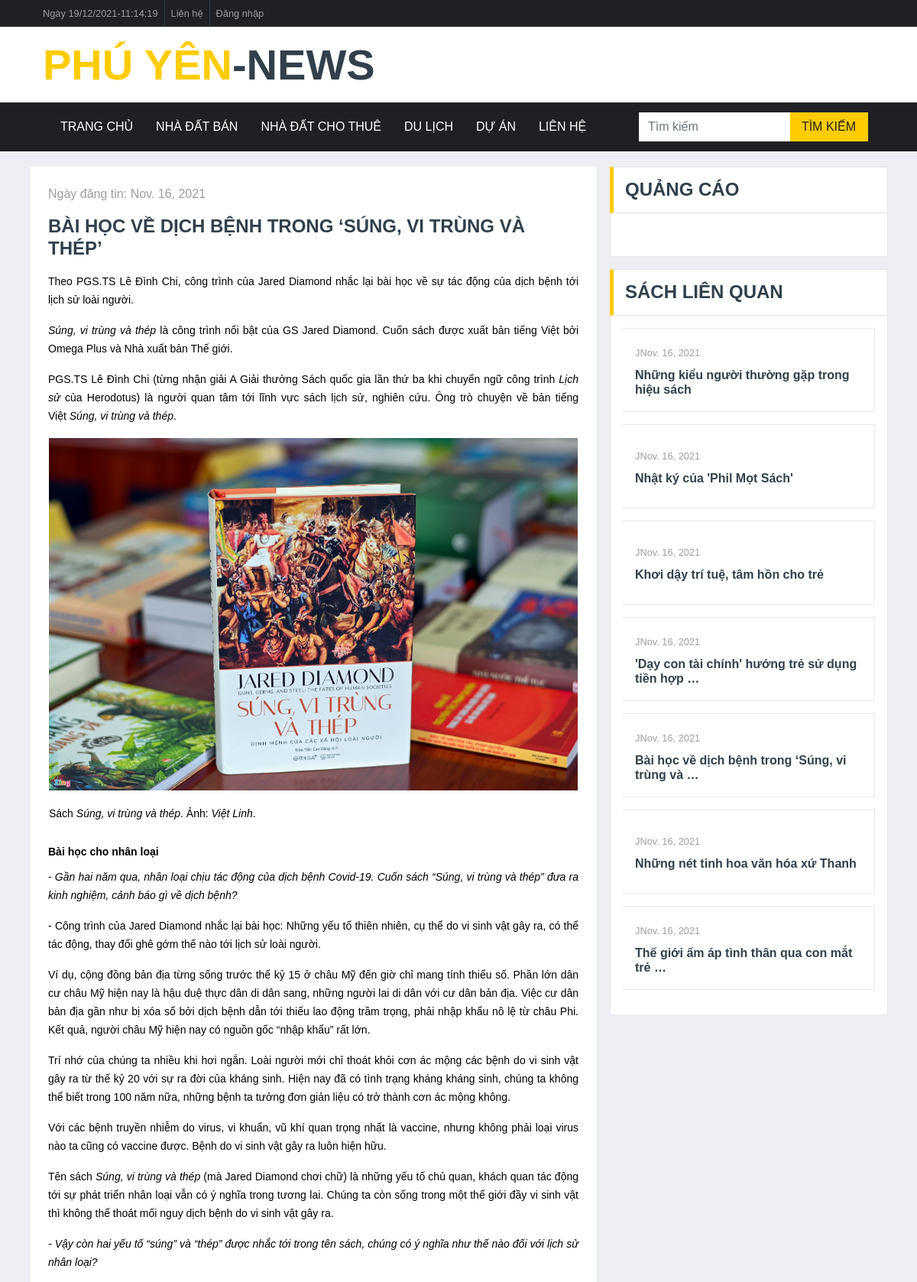
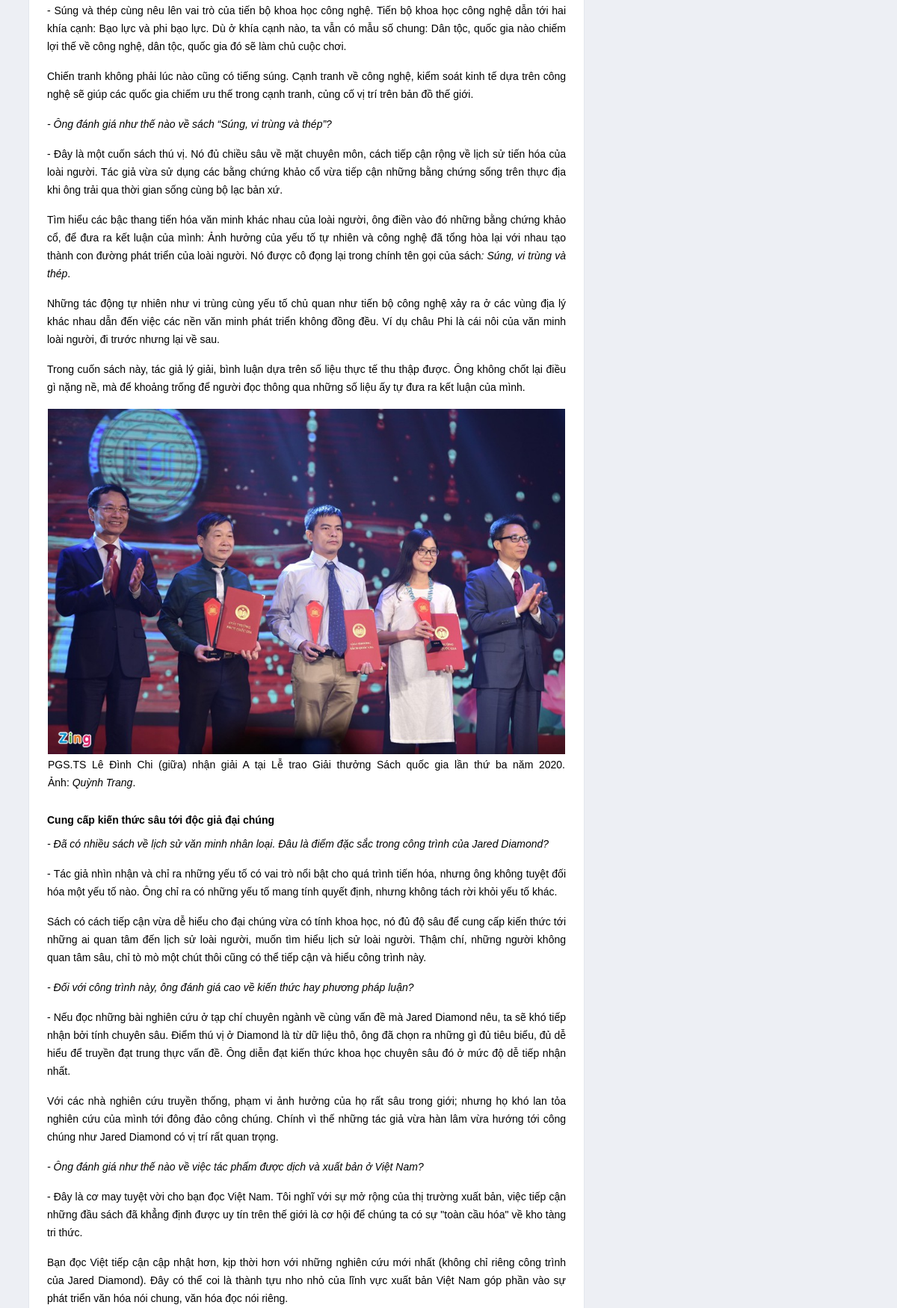
The app's page /book/5/ (upper part) with its own data (2 pictures, top to bottom).
### Do_an_01/models.py (models this page shows, shortened)
class Book(models.Model):
    category = models.ForeignKey(Category, on_delete=models.PROTECT)
    name = models.CharField(max_length=250, unique=True)
    author = models.CharField(max_length=250)
    url = models.URLField(unique=True)
    content = RichTextUploadingField(blank=True)
    public_day = models.DateField(default=datetime.date.today)
    image = models.ImageField(upload_to='Do_an_01/img', default='Do_an_01/img/logo.jpg')

### Do_an_01/views.py (the view)
# urls.py: path('book/<int:pk>/', views.book, name='book'),
def book(request, pk):
    session_status = check_session(request, 'sessionNguoiDung')
    session_info = ''
    if session_status:
        session_info = request.session.get('sessionNguoiDung')
    book = Book.objects.get(pk=pk)
    return render(request, 'Do_an_01/book.html', {
        'book': book,
        'story_newest_3': story_newest_3,
        'list_category': list_category,
        'session_status': session_status,
        'session_info': session_info,
        'sach_hay': sach_hay,
    })

### Do_an_01/my_module.py (called while the page is built)
def check_session(request, session_name):
    return session_name in request.session  # True / False

### Do_an_01/templates/Do_an_01/book.html (shortened to what this page needs)
{% extends 'Do_an_01/Masterbase.html' %}
{% load static %}
{% block content %}
    <div class="container-fluid" style="margin-top: 20px">
        <div class="container">
            <div class="row">
                <div class="col-lg-8">
                    <div class="position-relative mb-3">
                        <div class="bg-white border border-top-0 p-4">
                            <div class="mb-3">
                                <a class="text-body" href="">Ngày đăng tin: {{ book.public_day }}</a>
                            </div>
                            <h4 class="mb-3 text-secondary text-uppercase font-weight-bold">{{ book.name }}</h4>
                            <p>{{ book.content|safe }}</p>
                        </div>
                    </div>
                </div>
                <div class="col-lg-4">
                    <div class="mb-3">
                        <div class="section-title mb-0">
                            <h4 class="m-0 text-uppercase font-weight-bold">Quảng cáo</h4>
                        </div>
                        <div class="bg-white text-center border border-top-0 p-3">
                        </div>
                    </div>
                    <div class="mb-3">
                        <div class="section-title mb-0">
                            <h4 class="m-0 text-uppercase font-weight-bold">SÁCH LIÊN QUAN</h4>
                        </div>
                        <div class="bg-white border border-top-0 p-3">
                            {% for book in sach_hay %}
                                <div class="d-flex align-items-center bg-white mb-3" style="height: 110px;">
                                    <div class="w-100 h-100 px-3 d-flex flex-column justify-content-center border border-left-0">
                                        <div class="mb-2">
                                            <a class="text-body" href=""><small>J{{ book.public_day }}</small></a>
                                        </div>
                                        <a class="h6 m-0 text-secondary  font-weight-bold"
                                           href="{% url 'Do_an_01:book' book.pk %}">{{ book.name|truncatewords:10 }}</a>
                                    </div>
                                </div>
                            {% endfor %}
                        </div>
                    </div>
            </div>
        </div>
    </div>
{% endblock %}

### records on screen
Book: public_day "Nov. 16, 2021", name "BÀI HỌC VỀ DỊCH BỆNH TRONG ‘SÚNG, VI TRÙNG VÀ THÉP’", content "Theo PGS.TS Lê Đình Chi, công trình của Jared Diamond nhắc lại bài học về sự tác động của dịch bệnh tới lịch sử loài người. Súng, vi trùng và thép là công trình nổi bật của GS Jared Diamond. Cuốn sách được xuất bản tiếng Việt bởi Omega Plus và Nhà xuất bản Thế giới. PGS.TS Lê Đình Chi (từng nhận giải A Giải thưởng Sách quốc gia lần thứ ba khi chuyển ngữ công trình Lịch sử của Herodotus) là người quan tâm tới lĩnh vực sách lịch sử, nghiên cứu. Ông trò chuyện về bản tiếng Việt Súng, vi trùng và thép . Sách Súng, vi trùng và thép . Ảnh: Việt Linh . Bài học cho nhân loại - Gần hai năm qua, nhân loại chịu tác động của dịch bệnh Covid-19. Cuốn sách “Súng, vi trùng và thép” đưa ra kinh nghiệm,…", content (picture), name "Bài học về dịch bệnh trong ‘Súng, vi trùng và …"
Book: public_day "Nov. 16, 2021", name "Những kiểu người thường gặp trong hiệu sách"
Book: public_day "Nov. 16, 2021", name "Nhật ký của 'Phil Mọt Sách'"
Book: public_day "Nov. 16, 2021", name "Khơi dậy trí tuệ, tâm hồn cho trẻ"
Book: public_day "Nov. 16, 2021", name "'Dạy con tài chính' hướng trẻ sử dụng tiền hợp …"
Book: public_day "Nov. 16, 2021", name "Những nét tinh hoa văn hóa xứ Thanh"
Book: public_day "Nov. 16, 2021", name "Thế giới ấm áp tình thân qua con mắt trẻ …"
